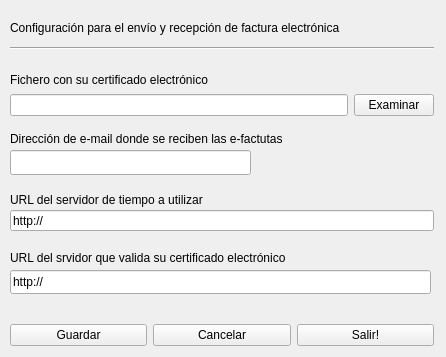
<ui version="4.0" >
 <author></author>
 <comment></comment>
 <exportmacro></exportmacro>
 <class>EFacturaBase</class>
 <widget class="QWidget" name="EFacturaBase" >
  <property name="geometry" >
   <rect>
    <x>0</x>
    <y>0</y>
    <width>446</width>
    <height>357</height>
   </rect>
  </property>
  <property name="windowTitle" >
   <string>Configuración Factura Electrónica</string>
  </property>
  <widget class="QWidget" name="layoutWidget" >
   <property name="geometry" >
    <rect>
     <x>10</x>
     <y>320</y>
     <width>424</width>
     <height>30</height>
    </rect>
   </property>
   <layout class="QHBoxLayout" >
    <property name="margin" >
     <number>0</number>
    </property>
    <property name="spacing" >
     <number>6</number>
    </property>
    <item>
     <widget class="QPushButton" name="mui_guardar" >
      <property name="text" >
       <string>Guardar</string>
      </property>
     </widget>
    </item>
    <item>
     <widget class="QPushButton" name="mui_cancelar" >
      <property name="text" >
       <string>Cancelar</string>
      </property>
     </widget>
    </item>
    <item>
     <widget class="QPushButton" name="mui_salir" >
      <property name="text" >
       <string>Salir!</string>
      </property>
     </widget>
    </item>
   </layout>
  </widget>
  <widget class="QLabel" name="labelECertificado" >
   <property name="geometry" >
    <rect>
     <x>10</x>
     <y>70</y>
     <width>424</width>
     <height>20</height>
    </rect>
   </property>
   <property name="text" >
    <string>Fichero con su certificado electrónico</string>
   </property>
  </widget>
  <widget class="Line" name="line" >
   <property name="geometry" >
    <rect>
     <x>10</x>
     <y>40</y>
     <width>424</width>
     <height>16</height>
    </rect>
   </property>
   <property name="orientation" >
    <enum>Qt::Horizontal</enum>
   </property>
  </widget>
  <widget class="QWidget" name="layoutWidget" >
   <property name="geometry" >
    <rect>
     <x>10</x>
     <y>90</y>
     <width>424</width>
     <height>30</height>
    </rect>
   </property>
   <layout class="QHBoxLayout" >
    <property name="margin" >
     <number>0</number>
    </property>
    <property name="spacing" >
     <number>6</number>
    </property>
    <item>
     <widget class="QLineEdit" name="mui_ficheroECertificado" />
    </item>
    <item>
     <widget class="QPushButton" name="mui_examinaECertificado" >
      <property name="text" >
       <string>Examinar</string>
      </property>
     </widget>
    </item>
   </layout>
  </widget>
  <widget class="QLabel" name="labelServidorValidaCert" >
   <property name="geometry" >
    <rect>
     <x>10</x>
     <y>250</y>
     <width>411</width>
     <height>16</height>
    </rect>
   </property>
   <property name="text" >
    <string>URL del srvidor que valida su certificado electrónico</string>
   </property>
  </widget>
  <widget class="QLineEdit" name="mui_URLServidorTiempo" >
   <property name="geometry" >
    <rect>
     <x>10</x>
     <y>210</y>
     <width>424</width>
     <height>21</height>
    </rect>
   </property>
   <property name="text" >
    <string>http://</string>
   </property>
  </widget>
  <widget class="QLineEdit" name="mui_URLServidorValidaCert" >
   <property name="geometry" >
    <rect>
     <x>10</x>
     <y>270</y>
     <width>421</width>
     <height>24</height>
    </rect>
   </property>
   <property name="text" >
    <string>http://</string>
   </property>
  </widget>
  <widget class="QLabel" name="labelEncabezado" >
   <property name="geometry" >
    <rect>
     <x>10</x>
     <y>20</y>
     <width>424</width>
     <height>16</height>
    </rect>
   </property>
   <property name="text" >
    <string>Configuración para el envío y recepción de factura electrónica</string>
   </property>
  </widget>
  <widget class="QLabel" name="labelServidorTiempo" >
   <property name="geometry" >
    <rect>
     <x>10</x>
     <y>190</y>
     <width>424</width>
     <height>20</height>
    </rect>
   </property>
   <property name="text" >
    <string>URL del servidor de tiempo a utilizar</string>
   </property>
  </widget>
  <widget class="QLineEdit" name="mui_email" >
   <property name="geometry" >
    <rect>
     <x>10</x>
     <y>150</y>
     <width>241</width>
     <height>25</height>
    </rect>
   </property>
  </widget>
  <widget class="QLabel" name="label" >
   <property name="geometry" >
    <rect>
     <x>10</x>
     <y>130</y>
     <width>421</width>
     <height>17</height>
    </rect>
   </property>
   <property name="text" >
    <string>Dirección de e-mail donde se reciben las e-factutas</string>
   </property>
  </widget>
 </widget>
 <pixmapfunction></pixmapfunction>
 <tabstops>
  <tabstop>mui_ficheroECertificado</tabstop>
  <tabstop>mui_examinaECertificado</tabstop>
  <tabstop>mui_URLServidorTiempo</tabstop>
  <tabstop>mui_guardar</tabstop>
  <tabstop>mui_cancelar</tabstop>
  <tabstop>mui_salir</tabstop>
 </tabstops>
 <resources/>
 <connections>
  <connection>
   <sender>mui_salir</sender>
   <signal>clicked()</signal>
   <receiver>EFacturaBase</receiver>
   <slot>close()</slot>
   <hints>
    <hint type="sourcelabel" >
     <x>257</x>
     <y>251</y>
    </hint>
    <hint type="destinationlabel" >
     <x>109</x>
     <y>93</y>
    </hint>
   </hints>
  </connection>
 </connections>
</ui>
